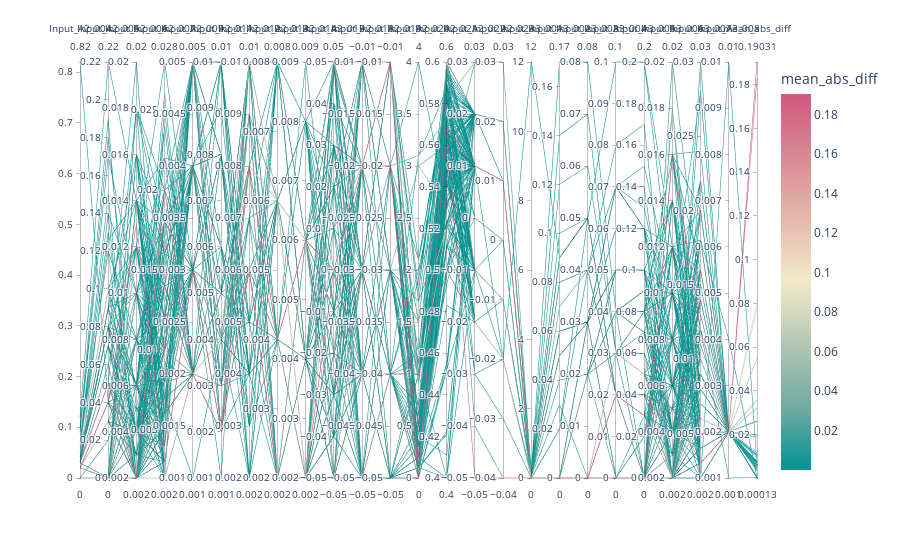

The code cell stored with this chart in its notebook:
### Code cell
px.parallel_coordinates(target, color='mean_abs_diff', color_continuous_scale=px.colors.diverging.Tealrose)

### Figure 1 — Plotly figure (JSON) as saved in the notebook; plotly's stock layout.template omitted (floating-point values rounded to 4 significant figures; data arrays with more than 128 entries replaced by an {"elided": "..."} marker saying what was removed)
{"data": [{"dimensions": [{"label": "Input_A2_004", "values": {"elided": "339 float values"}}, {"label": "Input_A2_005", "values": {"elided": "339 float values"}}, {"label": "Input_A2_006", "values": {"elided": "339 float values"}}, {"label": "Input_A2_007", "values": {"elided": "339 float values"}}, {"label": "Input_A2_009", "values": {"elided": "339 float values"}}, {"label": "Input_A2_011", "values": {"elided": "339 float values"}}, {"label": "Input_A2_012", "values": {"elided": "339 float values"}}, {"label": "Input_A2_013", "values": {"elided": "339 float values"}}, {"label": "Input_A2_014", "values": {"elided": "339 float values"}}, {"label": "Input_A2_015", "values": {"elided": "339 float values"}}, {"label": "Input_A2_018", "values": {"elided": "339 float values"}}, {"label": "Input_A2_019", "values": {"elided": "339 float values"}}, {"label": "Input_A2_020", "values": {"elided": "339 float values"}}, {"label": "Input_A2_021", "values": {"elided": "339 float values"}}, {"label": "Input_A2_022", "values": {"elided": "339 float values"}}, {"label": "Input_A2_023", "values": {"elided": "339 float values"}}, {"label": "Input_A3_001", "values": {"elided": "339 float values"}}, {"label": "Input_A3_002", "values": {"elided": "339 float values"}}, {"label": "Input_A3_003", "values": {"elided": "339 float values"}}, {"label": "Input_A3_004", "values": {"elided": "339 float values"}}, {"label": "Input_A3_005", "values": {"elided": "339 float values"}}, {"label": "Input_A3_006", "values": {"elided": "339 float values"}}, {"label": "Input_A3_007", "values": {"elided": "339 float values"}}, {"label": "Input_A3_008", "values": {"elided": "339 float values"}}, {"label": "mean_abs_diff", "values": {"elided": "339 float values"}}], "domain": {"x": [0, 1], "y": [0, 1]}, "line": {"color": {"elided": "339 float values"}, "coloraxis": "coloraxis"}, "name": "", "type": "parcoords"}], "layout": {"coloraxis": {"colorbar": {"title": {"text": "mean_abs_diff"}}, "colorscale": [[0, "rgb(0, 147, 146)"], [0.1667, "rgb(114, 170, 161)"], [0.3333, "rgb(177, 199, 179)"], [0.5, "rgb(241, 234, 200)"], [0.6667, "rgb(229, 185, 173)"], [0.8333, "rgb(217, 137, 148)"], [1, "rgb(208, 88, 126)"]]}, "legend": {"tracegroupgap": 0}, "margin": {"t": 60}}}
